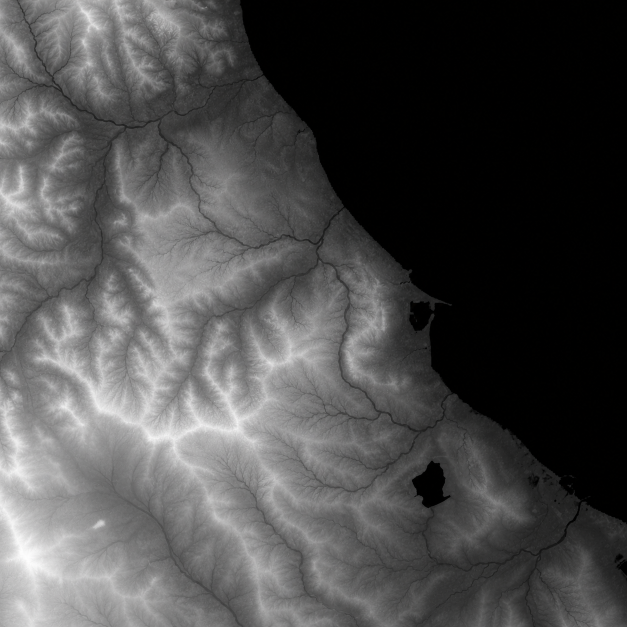
#> input picture TerrainTextureGenerator/input/heightmap.png, 1254 x 1254 px (shown at 1/2 size)
$ python terrain_generator.py   (older library calls are emulated)
#> lines starting #> are read from the running program, lines starting #| are printed output that depends on the picture; after the words box and inside, x2 and y2 are one past the last pixel; in counts of white or black regions, pixels touching at a corner belong together
"""
Terrain Texture Generator v2
=============================
Generates TWO 4-channel splatmaps from a heightmap, giving 8 texture layers.
Tuned for a Mediterranean/coastal terrain with high slope variation.

  Splatmap1 (RGBA): Sand | Grass | Rock(cliff) | Gravel(dirt)
  Splatmap2 (RGBA): Rock030 | SandyGravel | Rubble(GrayRocks) | DirtGrass(transition)
"""

import cv2
import numpy as np
import os
import time


def load_heightmap(path):
#> called with path = 'input/heightmap.png'
    print(f"Loading heightmap from {path}...")
    img = cv2.imread(path, cv2.IMREAD_UNCHANGED)
#> img is the input picture: shape (1254, 1254, 3); mean B, G, R 76.9, 76.9, 77.1
    if img is None:
        raise FileNotFoundError(f"Heightmap not found at {path}")
    if len(img.shape) == 3:
        img = cv2.cvtColor(img, cv2.COLOR_BGR2GRAY)
#> img: shape (1254, 1254)
    if img.dtype == np.uint16:
        hm = img.astype(np.float32) / 65535.0
    else:
        hm = img.astype(np.float32) / 255.0
#|   Heightmap size: (1254, 1254)
    return hm


def generate_noise(shape, scale=100.0, octaves=4, seed=None):
    rng = np.random.RandomState(seed)
    noise = np.zeros(shape, dtype=np.float32)
    for i in range(octaves):
        s = max(int(shape[0] / (scale * (2 ** i))), 2)
        small_noise = rng.rand(s, s).astype(np.float32)
        upscaled = cv2.resize(small_noise, (shape[1], shape[0]), interpolation=cv2.INTER_CUBIC)
        noise += upscaled * (0.5 ** i)
    noise = (noise - noise.min()) / (noise.max() - noise.min() + 1e-8)
    return noise


def calculate_slope(heightmap, z_scale=150.0):
#> called with z_scale = 150
    print("Calculating slope...")
    dzdx = cv2.Sobel(heightmap, cv2.CV_32F, 1, 0, ksize=3) / 8.0
    dzdy = cv2.Sobel(heightmap, cv2.CV_32F, 0, 1, ksize=3) / 8.0
    slope_mag = np.sqrt(dzdx ** 2 + dzdy ** 2) * z_scale
    slope_angle = np.arctan(slope_mag)
    slope_norm = slope_angle / (np.pi / 2.0)
    return slope_norm


def compute_ocean_and_beach(heightmap, water_level=0.03):
#> called with water_level = 0.03
    print("Computing ocean and beach masks...")
    hm_u8 = (heightmap * 255).astype(np.uint8)
    thresh = int(water_level * 255)

    mask = np.zeros((heightmap.shape[0] + 2, heightmap.shape[1] + 2), np.uint8)
    flags = 4 | (255 << 8) | cv2.FLOODFILL_FIXED_RANGE
    corners = [(0, 0), (heightmap.shape[1] - 1, 0), (0, heightmap.shape[0] - 1),
               (heightmap.shape[1] - 1, heightmap.shape[0] - 1)]
    for cx, cy in corners:
        if hm_u8[cy, cx] <= thresh and mask[cy + 1, cx + 1] == 0:
            cv2.floodFill(hm_u8, mask, (cx, cy), 255,
                          loDiff=thresh, upDiff=thresh, flags=flags)
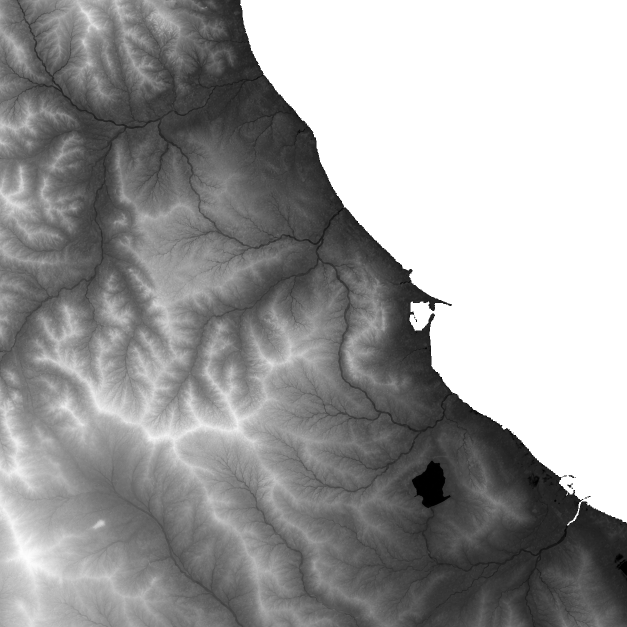
#> hm_u8: shape (1254, 1254) (shown at 1/2 size); min 0, max 255, mean 156.4

    ocean_mask = (mask[1:-1, 1:-1] > 0).astype(np.float32)

    kernel = cv2.getStructuringElement(cv2.MORPH_ELLIPSE, (25, 25))
#> kernel: shape (25, 25); values 0 (black) and 1 (white), 76.3% white; 4 black regions, box (x1, y1, x2, y2) and area: (0, 0, 12, 9) 37, (13, 0, 25, 9) 37, (0, 16, 12, 25) 37, (13, 16, 25, 25) 37
    dilated = cv2.dilate(ocean_mask, kernel, iterations=3)
#> dilated: shape (1254, 1254) float32; values 0 (black) and 1 (white), 34.9% white; 1 white region, box (x1, y1, x2, y2) and area: (444, 0, 1254, 1087) 548269
#> ocean_mask: shape (1254, 1254) float32; values 0 (black) and 1 (white), 31.2% white; 1 white region, box (x1, y1, x2, y2) and area: (480, 0, 1254, 1051) 490349
    shoreline = np.clip(dilated - ocean_mask, 0, 1)
#> shoreline: shape (1254, 1254) float32; values 0 (black) and 1 (white), 3.7% white; 11 white regions (8 under 20 px), largest, box (x1, y1, x2, y2) and area: (444, 0, 1254, 1087) 57786, (1135, 967, 1146, 975) 39, (1137, 950, 1149, 956) 32
    beach_mask = cv2.GaussianBlur(shoreline, (21, 21), 0)

    return ocean_mask, beach_mask


def generate_splatmaps(heightmap, slope, beach_mask, ocean_mask):
    """
    Generate two 4-channel splatmaps for 8 texture layers.

    Tuned for this terrain where:
      - median slope ~ 0.50 (very mountainous)
      - ~31% ocean
      - Remaining land needs balanced biome distribution

    Splatmap 1 (RGBA):
      R = Sand (beaches)
      G = Grass (flat areas below 50% height)
      B = Cliff Rock (very steep: slope > 0.65)
      A = Gravel/Dirt (moderate slopes 0.3-0.65)

    Splatmap 2 (RGBA):
      R = Rock030 (high altitude plateaus)
      G = Sandy Gravel (dry low flat areas)
      B = Gray Rubble Rocks (high steep terrain)
      A = Dirt-Grass Transition (gentle-moderate slopes)
    """
    print("Generating 8-layer splatmaps...")

    h, w = heightmap.shape
#> h = 1254; w = 1254
    land_mask = 1.0 - ocean_mask

    noise1 = generate_noise((h, w), scale=60.0, octaves=4, seed=42)
    noise2 = generate_noise((h, w), scale=120.0, octaves=3, seed=123)
#> call 2 of generate_noise, with shape = (1254, 1254), scale = 120, octaves = 3, seed = 123
#> the loop in generate_noise (call 2), `for i in range(octaves):` made 3 passes
#> small_noise on pass 3: [[0.984, 0.258], [0.564, 0.807]]
#> after the loop in generate_noise (call 2), `for i in range(octaves):`:
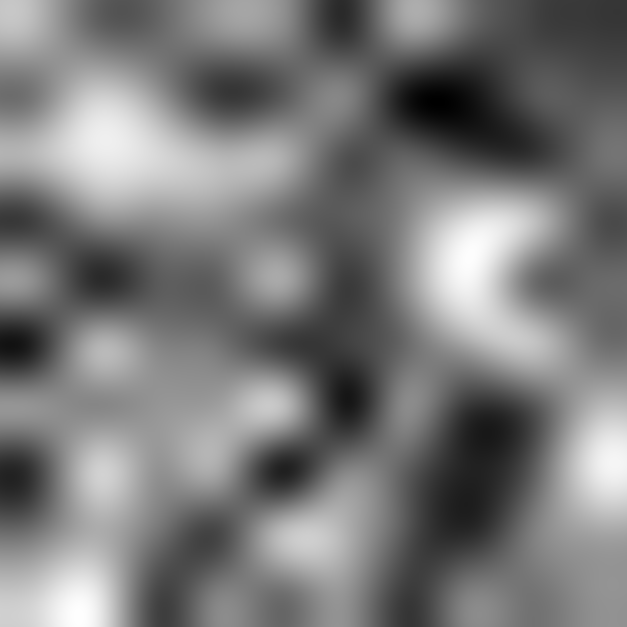
#> noise: shape (1254, 1254) float32 (shown at 1/2 size); min 0.293, max 1.59, mean 0.915; drawn with min black and max white
    noise3 = generate_noise((h, w), scale=30.0, octaves=5, seed=77)
#> call 3 of generate_noise, with shape = (1254, 1254), scale = 30, octaves = 5, seed = 77
#> the loop in generate_noise (call 3), `for i in range(octaves):` made 5 passes
#> small_noise on pass 5: [[0.902, 0.775], [0.804, 0.72]]
#> after the loop in generate_noise (call 3), `for i in range(octaves):`:
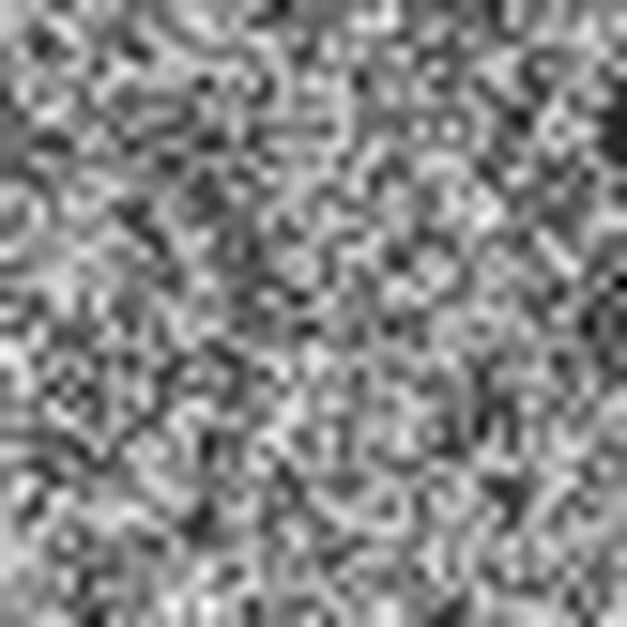
#> noise: shape (1254, 1254) float32 (shown at 1/2 size); min -0.0194, max 1.88, mean 0.991; drawn with min black and max white

    # Normalized height relative to land only
    land_heights = heightmap[ocean_mask < 0.5]
    h_min = np.percentile(land_heights, 2) if len(land_heights) > 0 else 0.03
#> h_min = 0.137
    h_max = np.percentile(land_heights, 98) if len(land_heights) > 0 else 1.0
#> h_max = 0.824
    norm_height = np.clip((heightmap - h_min) / (h_max - h_min + 1e-8), 0, 1)

    # ── Layer 0: Sand (beaches only) ──
    sand = beach_mask.copy()

    # ── Layer 1: Grass (flat to gentle, low-mid altitude) ──
    # slope < 0.35 gets grass; fades out above 55% altitude
    grass = np.clip(1.0 - (slope - 0.20) * 4.0, 0, 1)  # full grass below slope 0.20, zero above 0.45
    grass *= np.clip(1.0 - (norm_height - 0.55) * 4.0, 0, 1)  # fade out at high altitude
#> grass: shape (1254, 1254) float32; min 0, max 1, mean 0.377
    grass *= np.clip((norm_height - 0.01) * 20.0, 0, 1)  # above water line
    grass *= (0.65 + noise1 * 0.35)
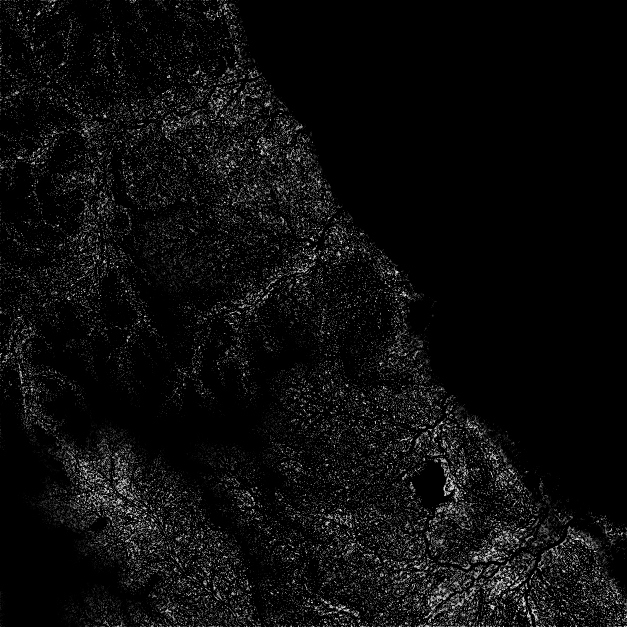
#> grass: shape (1254, 1254) float32 (shown at 1/2 size); min 0, max 0.995, mean 0.0476
    grass *= land_mask

    # ── Layer 2: Cliff Rock (only really steep faces) ──
    cliff_rock = np.clip((slope - 0.65) * 4.0, 0, 1)  # only very steep cliffs
    cliff_rock *= (0.7 + noise2 * 0.3)
    cliff_rock *= land_mask
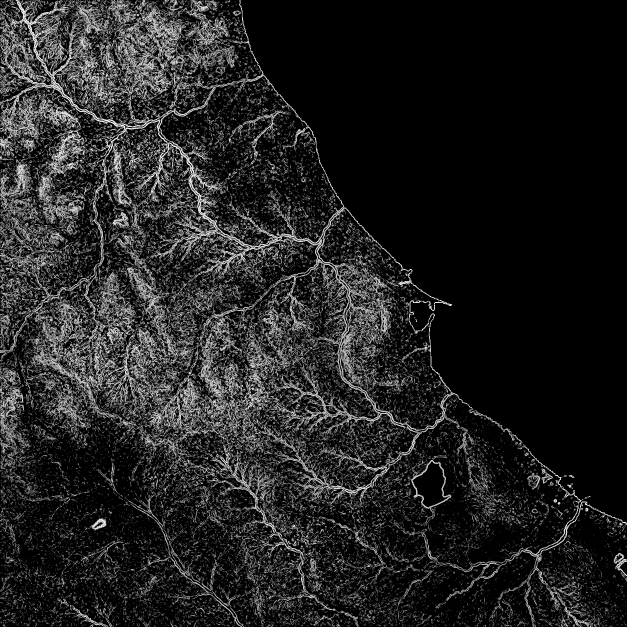
#> cliff_rock: shape (1254, 1254) float32 (shown at 1/2 size); min 0, max 1, mean 0.134

    # ── Layer 3: Gravel/Dirt (moderate slopes, between grass and cliff) ──
    gravel = np.clip((slope - 0.30) * 3.0, 0, 1) * np.clip(1.0 - (slope - 0.65) * 4.0, 0, 1)
    gravel *= (0.7 + noise2 * 0.3)
    gravel *= land_mask
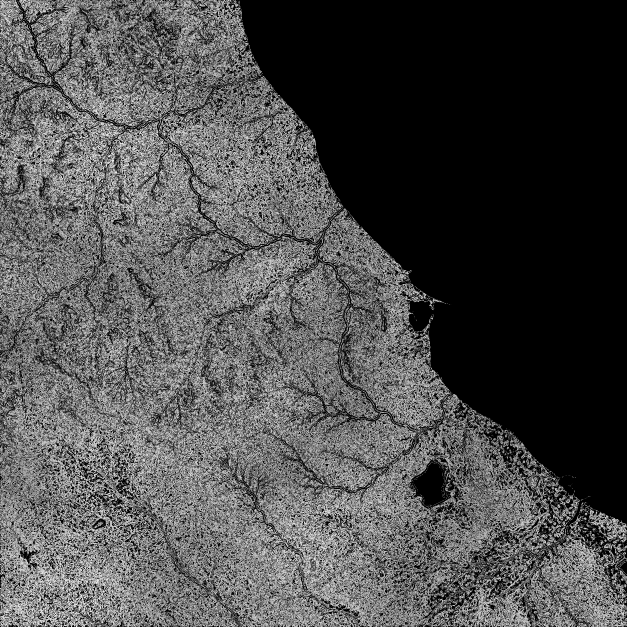
#> gravel: shape (1254, 1254) float32 (shown at 1/2 size); min 0, max 1, mean 0.305

    # ── Layer 4: Rock030 (high altitude flat rocky ground) ──
    rock030 = np.clip((norm_height - 0.65) * 4.0, 0, 1)
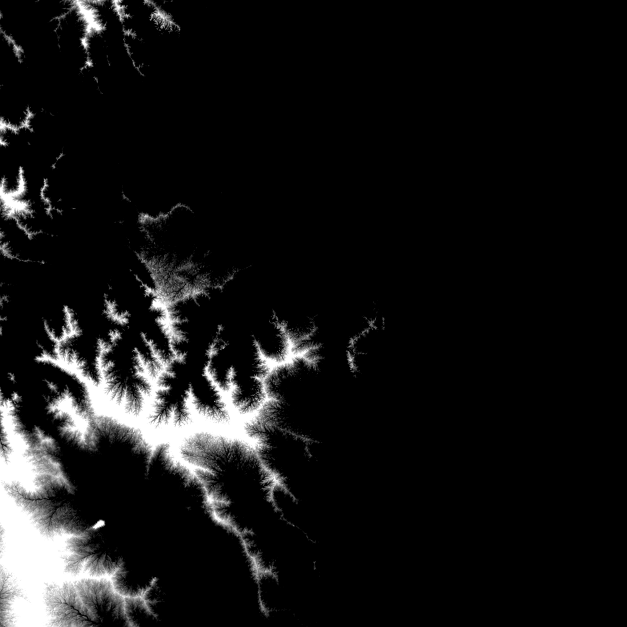
#> rock030: shape (1254, 1254) float32 (shown at 1/2 size); min 0, max 1, mean 0.0842
    rock030 *= np.clip(1.0 - (slope - 0.50) * 3.0, 0, 1)  # flatter high areas
    rock030 *= (0.5 + noise3 * 0.5)
    rock030 *= land_mask

    # ── Layer 5: Sandy Gravel (dry low flat areas, desert-like) ──
    sandy_gravel = np.clip(1.0 - norm_height * 3.0, 0, 1)  # low altitude
    sandy_gravel *= np.clip(1.0 - slope * 2.5, 0, 1)  # flat
    sandy_gravel *= np.clip(noise1 * 1.8 - 0.5, 0, 1)  # patchy, not everywhere
    sandy_gravel *= np.clip(1.0 - beach_mask * 3.0, 0, 1)
    sandy_gravel *= land_mask

    # ── Layer 6: Gray Rubble Rocks (mountain tops and exposed high-slope areas) ──
    rubble = np.clip((norm_height - 0.75) * 5.0, 0, 1)
    rubble += np.clip((slope - 0.45) * 2.0, 0, 1) * np.clip((norm_height - 0.45) * 3.0, 0, 1) * 0.5
    rubble = np.clip(rubble, 0, 1)
    rubble *= (0.6 + noise2 * 0.4)
    rubble *= land_mask

    # ── Layer 7: Dirt-Grass Transition (gentle-to-moderate slopes) ──
    dirt_grass = np.clip((slope - 0.10) * 5.0, 0, 1) * np.clip(1.0 - (slope - 0.35) * 5.0, 0, 1)
    dirt_grass *= np.clip(norm_height * 4.0, 0, 1)  # not near water
    dirt_grass *= (0.5 + noise3 * 0.5)
    dirt_grass *= land_mask

    # ── Normalize: all 8 layers sum to 1.0 per pixel ──
    all_layers = np.stack([sand, grass, cliff_rock, gravel,
                           rock030, sandy_gravel, rubble, dirt_grass], axis=-1)

    total = np.sum(all_layers, axis=-1, keepdims=True)
    total = np.maximum(total, 1e-5)
    all_layers = all_layers / total

    # Zero out ocean pixels
    all_layers *= land_mask[..., np.newaxis]

    splat1 = all_layers[:, :, 0:4]
    splat2 = all_layers[:, :, 4:8]

    return splat1, splat2, all_layers


def save_splatmap(path, splatmap):
    """Save float32 RGBA splatmap as PNG. Channels stored as RGBA in memory,
    but OpenCV writes BGRA so we swap R<->B."""
    splat_u8 = (np.clip(splatmap, 0, 1) * 255).astype(np.uint8)
    bgra = np.zeros_like(splat_u8)
    bgra[:, :, 0] = splat_u8[:, :, 2]  # B <- channel 2
    bgra[:, :, 1] = splat_u8[:, :, 1]  # G <- channel 1
    bgra[:, :, 2] = splat_u8[:, :, 0]  # R <- channel 0
    bgra[:, :, 3] = splat_u8[:, :, 3]  # A <- channel 3
    cv2.imwrite(path, bgra)
    print(f"Saved {path}")


def save_grayscale(path, img):
    cv2.imwrite(path, (np.clip(img, 0, 1) * 255).astype(np.uint8))
    print(f"Saved {path}")


def main():
    start_time = time.time()
    input_dir = "input"
    output_dir = "output"
    os.makedirs(output_dir, exist_ok=True)

    hm = load_heightmap(os.path.join(input_dir, "heightmap.png"))
    print(f"  Heightmap size: {hm.shape}")

    slope = calculate_slope(hm)
    save_grayscale(os.path.join(output_dir, "slope.png"), slope)

    ocean_mask, beach_mask = compute_ocean_and_beach(hm, water_level=0.03)
    save_grayscale(os.path.join(output_dir, "ocean_mask.png"), ocean_mask)
    save_grayscale(os.path.join(output_dir, "beach_mask.png"), beach_mask)

    splat1, splat2, all_layers = generate_splatmaps(hm, slope, beach_mask, ocean_mask)

    save_splatmap(os.path.join(output_dir, "splatmap1.png"), splat1)
    save_splatmap(os.path.join(output_dir, "splatmap2.png"), splat2)

    # Debug masks
    layer_names = ["sand", "red_laterite_soil", "cliff_rock", "gravel",
                   "rock030", "sandy_gravel", "rubble", "dirt_grass_transition"]
    for i, name in enumerate(layer_names):
        save_grayscale(os.path.join(output_dir, f"mask_{name}.png"), all_layers[:, :, i])

    # Coverage stats
    print("\n-- Coverage Statistics --")
    land_pixels = np.sum(ocean_mask < 0.5)
#> land_pixels = 1082167
    for i, name in enumerate(layer_names):
        layer = all_layers[:, :, i]
        dominant = np.sum((layer > 0.3) & (ocean_mask < 0.5))
        pct = (dominant / land_pixels * 100) if land_pixels > 0 else 0
        mean_w = np.mean(layer[ocean_mask < 0.5]) * 100 if land_pixels > 0 else 0
        print(f"  {name:25s}: {pct:5.1f}% dominant | {mean_w:5.1f}% mean weight")
#> this loop made 8 passes
#> (dominant, pct, mean_w) on passes 1 to 8: (60608, 5.6, 3.55), (98650, 9.12, 6.52), (322813, 29.83, 19.88), (716644, 66.22, 49.09), (32158, 2.97, 2.92), (9082, 0.839, 1), (94930, 8.77, 6.8), (181889, 16.81, 10.23)
#|   sand                     :   5.6% dominant |   3.5% mean weight
#|   red_laterite_soil        :   9.1% dominant |   6.5% mean weight
#|   cliff_rock               :  29.8% dominant |  19.9% mean weight
#|   gravel                   :  66.2% dominant |  49.1% mean weight
#|   rock030                  :   3.0% dominant |   2.9% mean weight
#|   sandy_gravel             :   0.8% dominant |   1.0% mean weight
#|   rubble                   :   8.8% dominant |   6.8% mean weight
#|   dirt_grass_transition    :  16.8% dominant |  10.2% mean weight

    elapsed = time.time() - start_time
    print(f"\nTerrain generation complete in {elapsed:.2f} seconds.")


if __name__ == "__main__":
    main()

$ run again, with test.png copied over TerrainTextureGenerator/input/heightmap.png
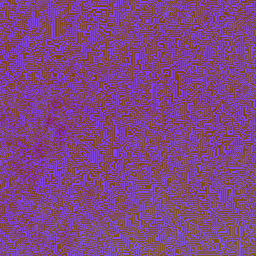
#> input picture test.png, 256 x 256 px
#> in load_heightmap, img is the input picture: shape (256, 256, 3); mean B, G, R 126.8, 70.8, 128
#> img: shape (256, 256)
#|   Heightmap size: (256, 256)
#> kernel: shape (25, 25); values 0 (black) and 1 (white), 76.3% white; 4 black regions, box (x1, y1, x2, y2) and area: (0, 0, 12, 9) 37, (13, 0, 25, 9) 37, (0, 16, 12, 25) 37, (13, 16, 25, 25) 37
#> dilated: shape (256, 256) float32; every value is 0
#> land_mask: shape (256, 256) float32; every value is 1
#> the loop in generate_noise (call 2), `for i in range(octaves):` made 3 passes
#> small_noise on passes 1 to 3: [[0.696, 0.286], [0.227, 0.551]], [[0.719, 0.423], [0.981, 0.685]], [[0.481, 0.392], [0.343, 0.729]]
#> the loop in generate_noise (call 3), `for i in range(octaves):` made 5 passes
#> small_noise on passes 3 to 5: [[0.42, 0.949], [0.786, 0.482]], [[0.0119, 0.0597], [0.826, 0.405]], [[0.0532, 0.26], [0.281, 0.943]]
#> after the loop in generate_noise (call 3), `for i in range(octaves):`:
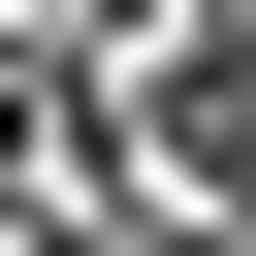
#> noise: shape (256, 256) float32; min 0.289, max 1.57, mean 0.958; drawn with min black and max white
#> h_min = 0.306
#> h_max = 0.439
#> in generate_splatmaps, `rubble += np.clip((slope - 0.45) * 2.0, 0, 1) * np.clip((norm_height -..`:
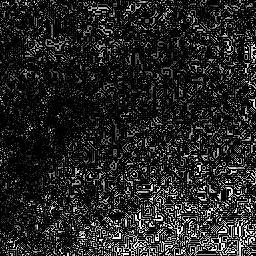
#> rubble: shape (256, 256) float32; min 0, max 1.48, mean 0.217; drawn with min black and max white
#> land_pixels = 65536
#> the loop in main, `for i, name in enumerate(layer_names):` made 8 passes
#> (dominant, pct, mean_w) on passes 1 to 8: (0, 0, 0), (2270, 3.46, 2.6), (36075, 55.05, 37.23), (35796, 54.62, 40.29), (1936, 2.95, 3.15), (113, 0.172, 0.226), (10972, 16.74, 11.14), (5688, 8.68, 5.32)
#> (printed output is left out)
